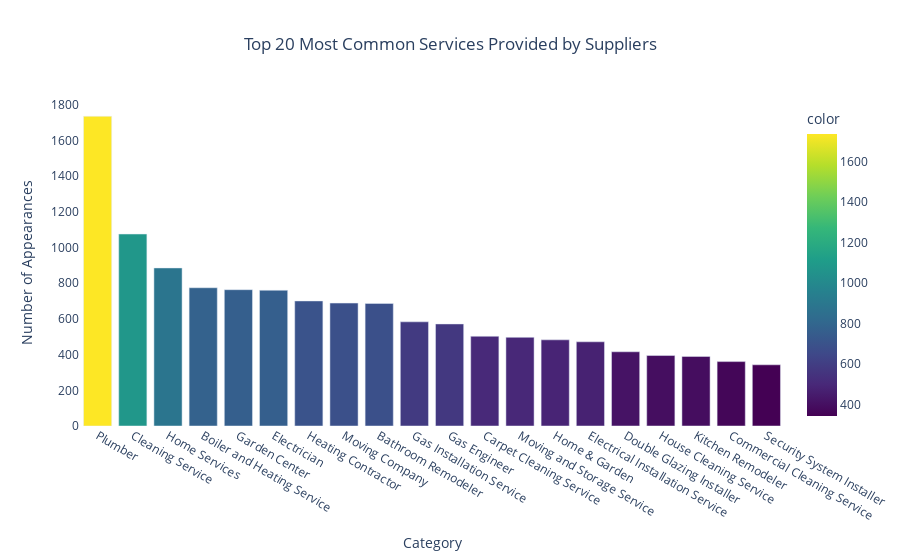

Here is the notebook cell this chart was saved with:
### Code cell
import plotly.express as px

# Visualize the top 20 categories with Plotly
fig = px.bar(top_20_categories,
             x=top_20_categories.index,
             y=top_20_categories.values,
             labels={'x': 'Category', 'y': 'Number of Appearances'},
             title='Top 20 Most Common Services Provided by Suppliers',
             color=top_20_categories.values,
             color_continuous_scale='Viridis')

# Update the layout for better appearance and change the background to white
fig.update_layout(
    title={'x': 0.5, 'xanchor': 'center'},
    xaxis_title='Category',
    yaxis_title='Number of Appearances',
    template='plotly',
    paper_bgcolor='white',
    plot_bgcolor='white'
)

# Display the plot
fig.show()

### Figure 1 — Plotly figure (JSON) as saved in the notebook; plotly's stock layout.template omitted (floating-point values rounded to 4 significant figures)
{"data": [{"alignmentgroup": "True", "hovertemplate": "index=%{x}<br>Number of Appearances=%{y}<br>color=%{marker.color}<extra></extra>", "legendgroup": "", "marker": {"color": [1736, 1076, 886, 775, 764, 761, 701, 689, 687, 584, 572, 503, 497, 483, 472, 416, 395, 390, 361, 343], "coloraxis": "coloraxis", "pattern": {"shape": ""}}, "name": "", "offsetgroup": "", "orientation": "v", "showlegend": false, "textposition": "auto", "type": "bar", "x": ["Plumber", "Cleaning Service", "Home Services", "Boiler and Heating Service", "Garden Center", "Electrician", "Heating Contractor", "Moving Company", "Bathroom Remodeler", "Gas Installation Service", "Gas Engineer", "Carpet Cleaning Service", "Moving and Storage Service", "Home & Garden", "Electrical Installation Service", "Double Glazing Installer", "House Cleaning Service", "Kitchen Remodeler", "Commercial Cleaning Service", "Security System Installer"], "xaxis": "x", "y": [1736, 1076, 886, 775, 764, 761, 701, 689, 687, 584, 572, 503, 497, 483, 472, 416, 395, 390, 361, 343], "yaxis": "y"}], "layout": {"barmode": "relative", "coloraxis": {"colorbar": {"title": {"text": "color"}}, "colorscale": [[0, "#440154"], [0.1111, "#482878"], [0.2222, "#3e4989"], [0.3333, "#31688e"], [0.4444, "#26828e"], [0.5556, "#1f9e89"], [0.6667, "#35b779"], [0.7778, "#6ece58"], [0.8889, "#b5de2b"], [1, "#fde725"]]}, "legend": {"tracegroupgap": 0}, "paper_bgcolor": "white", "plot_bgcolor": "white", "title": {"text": "Top 20 Most Common Services Provided by Suppliers", "x": 0.5, "xanchor": "center"}, "xaxis": {"anchor": "y", "domain": [0, 1], "title": {"text": "Category"}}, "yaxis": {"anchor": "x", "domain": [0, 1], "title": {"text": "Number of Appearances"}}}}
